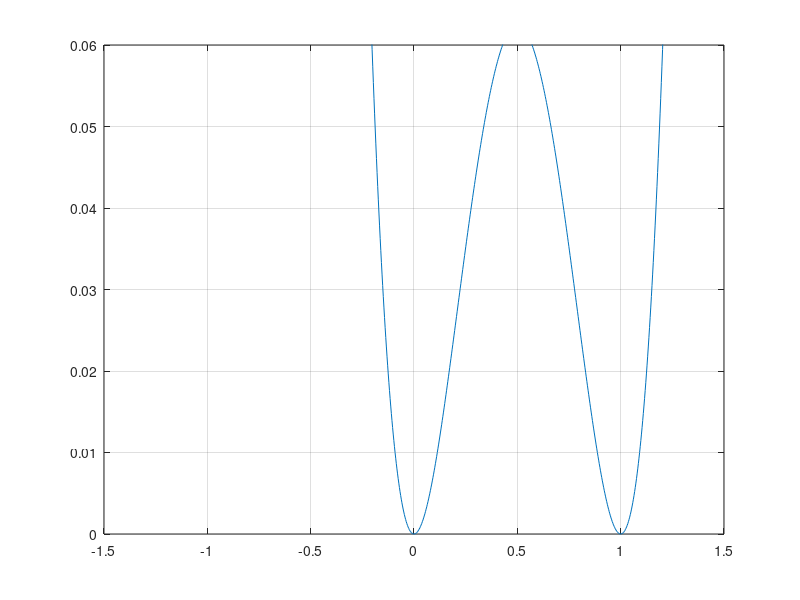

Here is the MATLAB script that generated this plot: (Note: this script raises an error after producing the figure.)
clear all
global alpha
alpha=2;
global betha
betha=2;
a=-1.5;
b=1.5;
N=1000;
X=linspace(a,b,N);
Y=X.^alpha.*(1-X).^betha;
 F=@(X)X.^alpha.*(1-X).^betha;
  plot(X,Y);
  ylim([0 0.06])
  grid on;
  xr2=ginput(2);
  [x_m,y_m]=fminbnd(F, xr2(1,1),xr2(2,1));
  hold on
  plot(x_m,y_m,'r*', xr2(1,1), xr2(1,2), 'g*', xr2(2,1),xr2(2,2),'g*')
for i=1:1:5 
    if alpha ==2
        alpha=2*alpha;
        Y=X.^alpha.*(1-X).^betha;
        F=@(X)X.^alpha.*(1-X).^betha;
        plot(X,Y);
%         ylim([0 0.2]);
        grid on;
        xr2=ginput(2);
        [x_m,y_m]=fminbnd(F, xr2(1,1),xr2(2,1));
        hold on
        plot(x_m,y_m,'r*', xr2(1,1), xr2(1,2), 'g*', xr2(2,1),xr2(2,2),'g*')
    end
    if (alpha==4) |(alpha ==8)
        alpha=4+alpha;
         Y=X.^alpha.*(1-X).^betha;
        F=@(X)X.^alpha.*(1-X).^betha;
        if (alpha==4)
            plot(X,Y);
        else
            plot(X,Y);
        end
%          ylim([0 0.2]);
         grid on;
        xr2=ginput(2);
        [x_m,y_m]=fminbnd(F, xr2(1,1),xr2(2,1));
        hold on
        plot(x_m,y_m,'r*', xr2(1,1), xr2(1,2), 'g*', xr2(2,1),xr2(2,2),'g*')
    end
    if  alpha ==12
        alpha =12+6;
        Y=X.^alpha.*(1-X).^betha;
        F=@(X)X.^alpha.*(1-X).^betha;
        plot(X,Y);
%        ylim([0 0.2]);
        grid on;
        xr2=ginput(2);
        [x_m,y_m]=fminbnd(F, xr2(1,1),xr2(2,1));
        hold on
        plot(x_m,y_m,'r*', xr2(1,1), xr2(1,2), 'g*', xr2(2,1),xr2(2,2),'g*')
    end
end
xlabel('x');
ylabel('f(x)');
title('X.^alpha.*(1-X).^betha');

        

